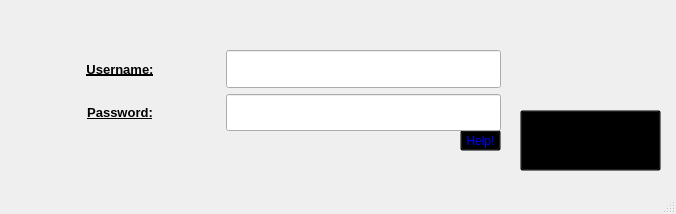
<?xml version="1.0" encoding="UTF-8"?>
<ui version="4.0">
 <class>Login</class>
 <widget class="QMainWindow" name="Login">
  <property name="geometry">
   <rect>
    <x>0</x>
    <y>0</y>
    <width>676</width>
    <height>214</height>
   </rect>
  </property>
  <property name="windowTitle">
   <string>Login</string>
  </property>
  <property name="windowIcon">
   <iconset resource="resources.qrc">
    <normaloff>:/images/evaluation_cropped.png</normaloff>:/images/evaluation_cropped.png</iconset>
  </property>
  <widget class="QWidget" name="centralwidget">
   <widget class="QToolButton" name="help">
    <property name="enabled">
     <bool>true</bool>
    </property>
    <property name="geometry">
     <rect>
      <x>460</x>
      <y>130</y>
      <width>41</width>
      <height>21</height>
     </rect>
    </property>
    <property name="mouseTracking">
     <bool>true</bool>
    </property>
    <property name="styleSheet">
     <string notr="true">background-color: transparent;
color: rgb(0, 0, 255);
</string>
    </property>
    <property name="text">
     <string>Help!</string>
    </property>
    <property name="iconSize">
     <size>
      <width>0</width>
      <height>0</height>
     </size>
    </property>
    <property name="toolButtonStyle">
     <enum>Qt::ToolButtonTextOnly</enum>
    </property>
   </widget>
   <widget class="QToolButton" name="login_button">
    <property name="geometry">
     <rect>
      <x>520</x>
      <y>110</y>
      <width>141</width>
      <height>61</height>
     </rect>
    </property>
    <property name="styleSheet">
     <string notr="true">background-color: transparent;</string>
    </property>
    <property name="text">
     <string/>
    </property>
    <property name="icon">
     <iconset>
      <normaloff>images/staff_eval_logo-removebg.png</normaloff>images/staff_eval_logo-removebg.png</iconset>
    </property>
    <property name="iconSize">
     <size>
      <width>200</width>
      <height>220</height>
     </size>
    </property>
   </widget>
   <widget class="QLabel" name="login_logo">
    <property name="geometry">
     <rect>
      <x>550</x>
      <y>30</y>
      <width>81</width>
      <height>81</height>
     </rect>
    </property>
    <property name="text">
     <string/>
    </property>
    <property name="pixmap">
     <pixmap resource="resources.qrc">:/images/black_login.png</pixmap>
    </property>
    <property name="scaledContents">
     <bool>true</bool>
    </property>
   </widget>
   <widget class="QWidget" name="horizontalLayoutWidget">
    <property name="geometry">
     <rect>
      <x>20</x>
      <y>50</y>
      <width>481</width>
      <height>81</height>
     </rect>
    </property>
    <layout class="QHBoxLayout" name="horizontalLayout_2">
     <item>
      <layout class="QVBoxLayout" name="labels">
       <item>
        <widget class="QLabel" name="label_username">
         <property name="minimumSize">
          <size>
           <width>200</width>
           <height>0</height>
          </size>
         </property>
         <property name="maximumSize">
          <size>
           <width>200</width>
           <height>50</height>
          </size>
         </property>
         <property name="font">
          <font>
           <pointsize>10</pointsize>
           <weight>75</weight>
           <bold>true</bold>
           <underline>true</underline>
          </font>
         </property>
         <property name="text">
          <string>Username:</string>
         </property>
         <property name="alignment">
          <set>Qt::AlignCenter</set>
         </property>
        </widget>
       </item>
       <item>
        <widget class="QLabel" name="label_pass">
         <property name="minimumSize">
          <size>
           <width>200</width>
           <height>0</height>
          </size>
         </property>
         <property name="maximumSize">
          <size>
           <width>200</width>
           <height>50</height>
          </size>
         </property>
         <property name="font">
          <font>
           <pointsize>10</pointsize>
           <weight>75</weight>
           <bold>true</bold>
           <underline>true</underline>
          </font>
         </property>
         <property name="text">
          <string>Password:</string>
         </property>
         <property name="alignment">
          <set>Qt::AlignCenter</set>
         </property>
        </widget>
       </item>
      </layout>
     </item>
     <item>
      <layout class="QVBoxLayout" name="line_edit">
       <item>
        <widget class="QLineEdit" name="lineEdit_name">
         <property name="sizePolicy">
          <sizepolicy hsizetype="Expanding" vsizetype="Preferred">
           <horstretch>0</horstretch>
           <verstretch>0</verstretch>
          </sizepolicy>
         </property>
         <property name="font">
          <font>
           <pointsize>10</pointsize>
          </font>
         </property>
         <property name="alignment">
          <set>Qt::AlignCenter</set>
         </property>
        </widget>
       </item>
       <item>
        <widget class="QLineEdit" name="lineEdit_pass">
         <property name="sizePolicy">
          <sizepolicy hsizetype="Expanding" vsizetype="Preferred">
           <horstretch>0</horstretch>
           <verstretch>0</verstretch>
          </sizepolicy>
         </property>
         <property name="font">
          <font>
           <pointsize>10</pointsize>
          </font>
         </property>
         <property name="echoMode">
          <enum>QLineEdit::Password</enum>
         </property>
         <property name="alignment">
          <set>Qt::AlignCenter</set>
         </property>
        </widget>
       </item>
      </layout>
     </item>
    </layout>
   </widget>
  </widget>
  <widget class="QMenuBar" name="menubar">
   <property name="geometry">
    <rect>
     <x>0</x>
     <y>0</y>
     <width>676</width>
     <height>20</height>
    </rect>
   </property>
  </widget>
  <widget class="QStatusBar" name="statusbar"/>
 </widget>
 <resources>
  <include location="resources.qrc"/>
 </resources>
 <connections/>
</ui>
